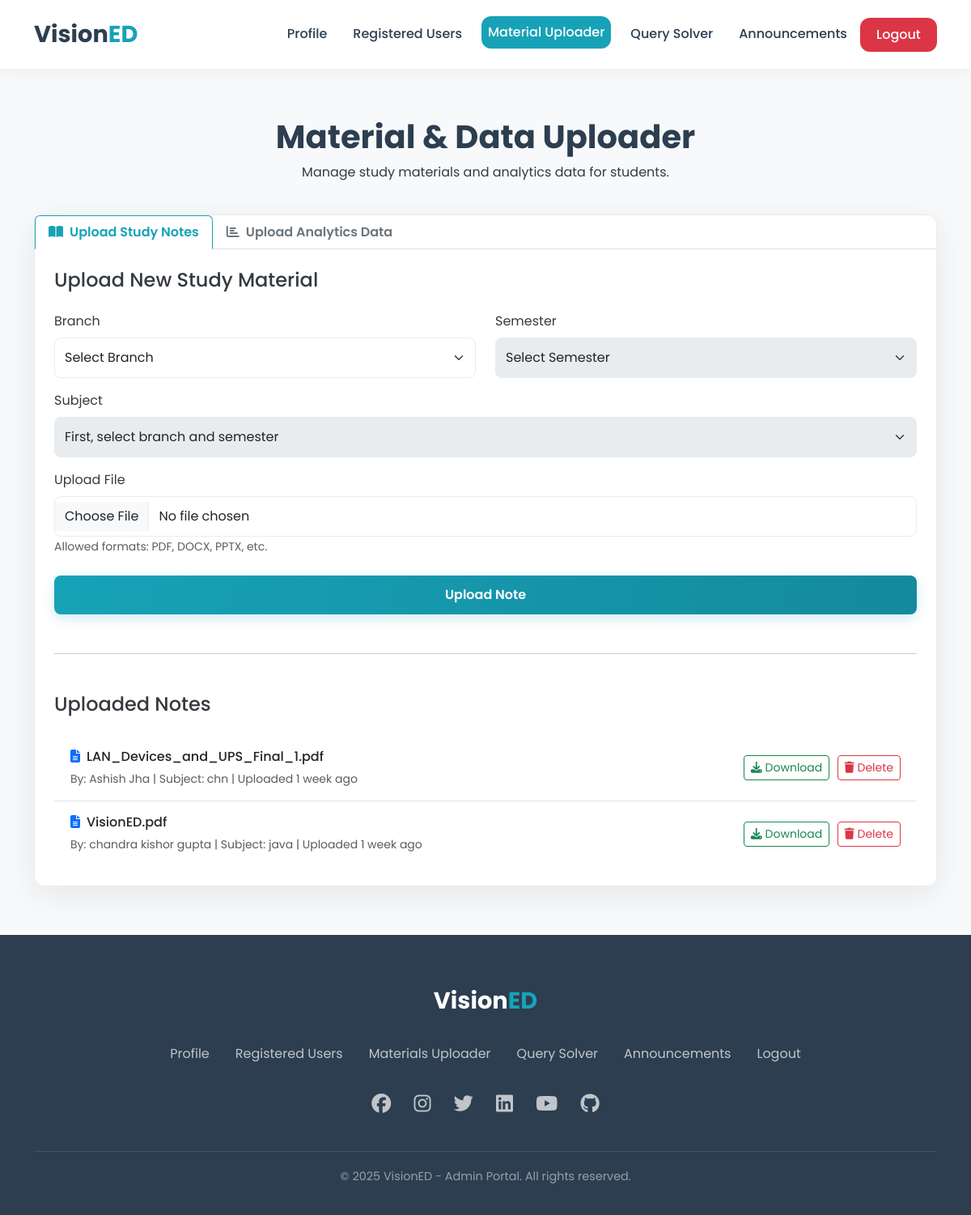
The app's page /admin/material_uploader (signed in) with its own data.
### app.py (models this page shows)
class AdminInfo(db.Model):
    id = db.Column(db.Integer, primary_key=True)
    user_id = db.Column(db.Integer, db.ForeignKey("user.id"), nullable=False, unique=True)
    name = db.Column(db.String(150))
    phone = db.Column(db.String(20))
    department = db.Column(db.String(50))
    profile_photo = db.Column(db.String(200), default="images/admin_default.png")

class StudyMaterial(db.Model):
    id = db.Column(db.Integer, primary_key=True)
    subject_id = db.Column(db.String(50), nullable=False)
    file_name = db.Column(db.String(255), nullable=False)
    upload_date = db.Column(db.DateTime, nullable=False, default=datetime.utcnow)
    user_id = db.Column(db.Integer, db.ForeignKey('user.id'), nullable=False)
    uploader_user = db.relationship('User', back_populates='study_materials')

class User(db.Model):
    id = db.Column(db.Integer, primary_key=True)
    fullname = db.Column(db.String(150), nullable=False)
    email = db.Column(db.String(150), unique=True, nullable=False)
    password = db.Column(db.String(200), nullable=False)
    role = db.Column(db.String(50), nullable=False)
    is_forum_blocked = db.Column(db.Boolean, default=False)
    blocked_by_id = db.Column(db.Integer, db.ForeignKey('user.id'), nullable=True)
    blocker = db.relationship('User', remote_side=[id])
    queries = db.relationship('Query', backref='author', lazy=True, cascade="all, delete-orphan")
    replies = db.relationship('Reply', backref='author', lazy=True, cascade="all, delete-orphan")
    hearts = db.relationship('Heart', back_populates='author', lazy=True, cascade="all, delete-orphan")
    student_info = db.relationship('StudentInfo', backref='user', uselist=False, cascade="all, delete-orphan")
    admin_info = db.relationship('AdminInfo', backref='user', uselist=False, cascade="all, delete-orphan")
    study_materials = db.relationship('StudyMaterial', back_populates='uploader_user', lazy=True, cascade="all, delete-orphan")
    announcements = db.relationship('Announcement', back_populates='user', lazy=True, cascade="all, delete-orphan")
    analytics_files = db.relationship('AnalyticsFile', back_populates='uploader_user', lazy=True, cascade="all, delete-orphan")

### app.py (the view, shortened to what this page needs)
@app.route("/admin/material_uploader", methods=['GET', 'POST'])
@login_required
@role_required("administrator")
@admin_profile_required
def material_uploader():
    user_id = session.get("user_id")
    admin_info = AdminInfo.query.filter_by(user_id=user_id).first()
    admin_department = admin_info.department if admin_info else "ALL_BRANCHES"
    uploaded_notes = StudyMaterial.query.options(joinedload(StudyMaterial.uploader_user)).order_by(StudyMaterial.upload_date.desc()).all()
    uploaded_csvs = AnalyticsFile.query.options(joinedload(AnalyticsFile.uploader_user)).order_by(AnalyticsFile.upload_date.desc()).all()
    return render_template("admin_material_uploader.html",
                           notes=uploaded_notes,
                           all_subjects_dict=SUBJECTS,
                           uploaded_csvs=uploaded_csvs,
                           admin_department=admin_department)

### templates/admin_material_uploader.html (shortened to what this page needs)
<!DOCTYPE html>
<html lang="en">
<head>
    <link href="https://cdn.jsdelivr.net/npm/bootstrap@5.3.2/dist/css/bootstrap.min.css" rel="stylesheet">
    <link href="https://cdnjs.cloudflare.com/ajax/libs/font-awesome/6.5.0/css/all.min.css" rel="stylesheet">
</head>
<body>
    <nav class="navbar navbar-expand-lg sticky-top">
        <div class="container">
            <a class="navbar-brand" href="{{ url_for('admin_dashboard') }}">Vision<span class="ed">ED</span></a>
            <div class="collapse navbar-collapse" id="navbarNav">
                <ul class="navbar-nav ms-auto">
                    <li class="nav-item"><a class="nav-link" href="{{ url_for('profile_admin') }}">Profile</a></li>
                    <li class="nav-item"><a class="nav-link" href="{{ url_for('registered_users') }}">Registered
                            Users</a></li>
                    <li class="nav-item"><a class="nav-link active" href="{{ url_for('material_uploader') }}">Material
                            Uploader</a></li>
                    <li class="nav-item"><a class="nav-link" href="{{ url_for('query_solver') }}">Query Solver</a></li>
                    <li class="nav-item"><a class="nav-link"
                            href="{{ url_for('admin_announcements') }}">Announcements</a></li>
                    <li class="nav-item"><a class="btn btn-logout" href="{{ url_for('logout') }}">Logout</a></li>
                </ul>
            </div>
        </div>
    </nav>
    <main class="main-content">
        <div class="container">
            <div class="header-section">
                <h1>Material & Data Uploader</h1>
                <p>Manage study materials and analytics data for students.</p>
            </div>
            <div class="content-card">
                <ul class="nav nav-tabs" id="uploadTabs" role="tablist">
                    <li class="nav-item" role="presentation">
                        <button class="nav-link active" id="notes-tab" data-bs-toggle="tab"
                            data-bs-target="#notes-tab-pane" type="button" role="tab">
                            <i class="fas fa-book-open me-2"></i>Upload Study Notes
                        </button>
                    </li>
                    <li class="nav-item" role="presentation">
                        <button class="nav-link" id="analytics-tab" data-bs-toggle="tab"
                            data-bs-target="#analytics-tab-pane" type="button" role="tab">
                            <i class="fas fa-chart-bar me-2"></i>Upload Analytics Data
                        </button>
                    </li>
                </ul>
                <div class="tab-content p-4" id="uploadTabsContent">
                    <div class="tab-pane fade show active" id="notes-tab-pane" role="tabpanel">
                        <h4 class="mb-4">Upload New Study Material</h4>
                        <form action="{{ url_for('material_uploader') }}" method="POST" enctype="multipart/form-data">
                            <div class="row">
                                <div class="col-md-6 mb-3">
                                    <label for="branchFilter" class="form-label">Branch</label>
                                    <select class="form-select" id="branchFilter" >
                                        {% if admin_department == 'ALL_BRANCHES' %}
                                        <option value="">Select Branch</option>
                                        {% else %}
                                        <option value="{{ admin_department }}" selected>{{ admin_department }}</option>
                                        {% endif %}
                                    </select>
                                </div>
                                <div class="col-md-6 mb-3">
                                    <label for="semesterFilter" class="form-label">Semester</label>
                                    <select class="form-select" id="semesterFilter" disabled>
                                        <option value="">Select Semester</option>
                                    </select>
                                </div>
                            </div>
                            <div class="mb-3">
                                <label for="subject_id" class="form-label">Subject</label>
                                <select class="form-select" id="subject_id" name="subject_id" required disabled>
                                    <option value="">First, select branch and semester</option>
                                </select>
                            </div>
                            <div class="mb-4">
                                <label for="file" class="form-label">Upload File</label>
                                <input type="file" class="form-control" id="file" name="file" required>
                                <small class="form-text text-muted">Allowed formats: PDF, DOCX, PPTX, etc.</small>
                            </div>
                            <button type="submit" class="btn btn-submit w-100">Upload Note</button>
                        </form>
                        <hr class="my-5">
                        <h4 class="mb-4">Uploaded Notes</h4>
                        <ul class="list-group list-group-flush">
                            {% if notes %}
                            {% for note in notes %}
                            <li class="list-group-item">
                                <div>
                                    <h6><i class="fas fa-file-alt me-2 text-primary"></i>{{ note.file_name }}</h6>
                                    <p class="text-muted mb-0 small">By: {{ note.uploader_user.fullname }} | Subject: {{
                                        note.subject_id }} | Uploaded {{ time_ago(note.upload_date) }}</p>
                                </div>
                                <div class="action-btn-group">
                                    <a href="{{ url_for('download_note', filename=note.file_name) }}"
                                        class="btn btn-sm btn-outline-success"><i class="fas fa-download"></i>
                                        Download</a>
                                    {% if admin_department == 'ALL_BRANCHES' or note.user_id == session['user_id'] %}
                                    <button type="button" class="btn btn-sm btn-outline-danger btn-delete"
                                        data-action="{{ url_for('delete_note', note_id=note.id) }}"
                                        data-item-name="{{ note.file_name }}">
                                        <i class="fas fa-trash"></i> Delete
                                    </button>
                                    {% endif %}
                                </div>
                            </li>
                            {% endfor %}
                            {% else %}
                            <li class="list-group-item text-center text-muted">No notes uploaded yet.</li>
                            {% endif %}
                        </ul>
                    </div>
                </div>
            </div>
        </div>
    </main>
    <footer class="footer">
        <div class="container text-center">
            <a class="navbar-brand" href="{{ url_for('admin_dashboard') }}">Vision<span class="ed">ED</span></a>
            <ul class="nav justify-content-center my-4">
                <li class="nav-item"><a class="nav-link" href="{{ url_for('profile_admin') }}">Profile</a></li>
                <li class="nav-item"><a class="nav-link" href="{{ url_for('registered_users') }}">Registered Users</a>
                </li>
                <li class="nav-item"><a class="nav-link" href="{{ url_for('material_uploader') }}">Materials
                        Uploader</a></li>
                <li class="nav-item"><a class="nav-link" href="{{ url_for('query_solver') }}">Query Solver</a></li>
                <li class="nav-item"><a class="nav-link" href="{{ url_for('admin_announcements') }}">Announcements</a>
                </li>
                <li class="nav-item"><a class="nav-link" href="{{ url_for('logout') }}">Logout</a></li>
            </ul>
            <div class="mb-4">
                <a href="#" class="social-icon" title="Facebook"><i class="fab fa-facebook"></i></a>
                <a href="#" class="social-icon" title="Instagram"><i class="fab fa-instagram"></i></a>
                <a href="#" class="social-icon" title="Twitter"><i class="fab fa-twitter"></i></a>
                <a href="#" class="social-icon" title="LinkedIn"><i class="fab fa-linkedin"></i></a>
                <a href="#" class="social-icon" title="YouTube"><i class="fab fa-youtube"></i></a>
                <a href="#" class="social-icon" title="GitHub"><i class="fab fa-github"></i></a>
            </div>
            <p class="copyright">&copy; 2025 VisionED - Admin Portal. All rights reserved.</p>
        </div>
    </footer>
</body>
</html>

### records on screen
StudyMaterial: file_name "LAN_Devices_and_UPS_Final_1.pdf", uploader_user.fullname "Ashish Jha", subject_id "chn", upload_date "1 week ago"
StudyMaterial: file_name "VisionED.pdf", uploader_user.fullname "chandra kishor gupta", subject_id "java", upload_date "1 week ago"
